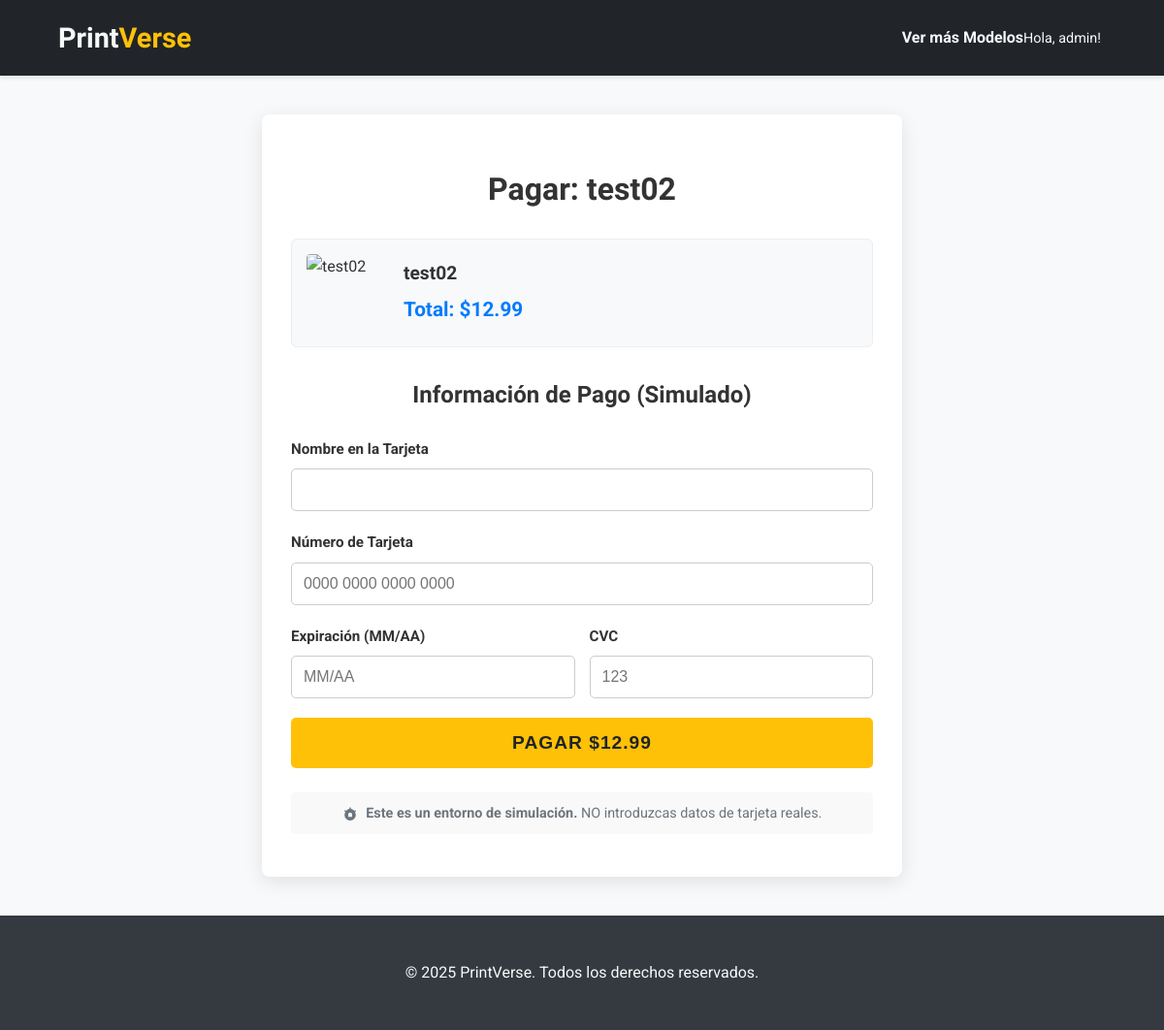
/payment.php?modelo_id=10 (signed in), run on the app's committed database.
### tables this page shows
CREATE TABLE `modelos` (
  `id` int(11) NOT NULL,
  `nombre_modelo` varchar(255) NOT NULL,
  `descripcion` text DEFAULT NULL,
  `precio` float DEFAULT NULL,
  `url_compra_externa` varchar(2083) DEFAULT NULL COMMENT 'URL para comprar el modelo en un sitio externo',
  `imagen_url` varchar(255) DEFAULT NULL,
  `archivo_stl` varchar(255) DEFAULT NULL
);

### payment.php (the view, shortened to what this page needs)
<?php
require 'db_config.php';
$modelo_id_get = $_GET['modelo_id'] ?? null;
$error_message = '';
$success_message = '';
$nombre_tarjeta_val = $_POST['nombre_tarjeta'] ?? '';
$numero_tarjeta_val = $_POST['numero_tarjeta'] ?? '';
$fecha_exp_val = $_POST['fecha_exp'] ?? '';
$cvc_val = $_POST['cvc'] ?? '';
if (isset($_GET['modelo_id']) && filter_var($_GET['modelo_id'], FILTER_VALIDATE_INT)) {
    $modelo_id = (int)$_GET['modelo_id'];
    try {
        $stmt = $pdo->prepare("SELECT id, nombre_modelo, precio, imagen_url FROM modelos WHERE id = :id");
        $stmt->execute([':id' => $modelo_id]);
        $modelo_data_checkout = $stmt->fetch(PDO::FETCH_ASSOC);
    } catch (PDOException $e) {
        $error_message = "Error al cargar los detalles del modelo: " . $e->getMessage();
        $modelo_id = null;
    }
} else {
    $error_message = "ID de modelo no válido o no proporcionado.";
    $modelo_id = null;
}
$page_title = ($modelo_id && $modelo_data_checkout && empty($success_message)) ? "Pagar: " . htmlspecialchars($modelo_data_checkout['nombre_modelo']) : "Proceso de Pago";
?>
<!DOCTYPE html>
<html lang="es">
<head>
    <link rel="stylesheet" href="style.css">
</head>
<body>
    <header>
        <div class="container">
            <div class="logo"><h1><a href="index.php" style="text-decoration:none; color:var(--header-text);">Print<span class="highlight">Verse</span></a></h1></div>
            <nav>
                <ul>
                    <li><a href="index.php#models">Ver más Modelos</a></li>
                    <?php if (isset($_SESSION['user_alias'])): ?>
                         <li class="nav-user-greeting" style="margin-left:auto;"><span >Hola, <?php echo htmlspecialchars($_SESSION['user_alias']); ?>!</span></li>
                    <?php endif; ?>
                </ul>
            </nav>
        </div>
    </header>
    <main>
        <div class="payment-container">
             <h1><?php echo htmlspecialchars($page_title); ?></h1>
            <?php if ($modelo_id && $modelo_data_checkout && empty($success_message)): ?>
                <div class="model-summary">
                    <img src="<?php echo htmlspecialchars($modelo_data_checkout['imagen_url'] ?? 'img/placeholder.png'); ?>" alt="<?php echo htmlspecialchars($modelo_data_checkout['nombre_modelo']); ?>">
                    <div class="model-summary-info">
                        <h3><?php echo htmlspecialchars($modelo_data_checkout['nombre_modelo']); ?></h3>
                        <p>Total: $<?php echo number_format((float)$modelo_data_checkout['precio'], 2); ?></p>
                    </div>
                </div>
                <form action="payment.php?modelo_id=<?php echo $modelo_id; ?>" method="POST" class="payment-form">
                    <h2>Información de Pago (Simulado)</h2>
                    <div class="form-group">
                        <label for="nombre_tarjeta">Nombre en la Tarjeta</label>
                        <input type="text" id="nombre_tarjeta" name="nombre_tarjeta" required value="<?php echo htmlspecialchars($nombre_tarjeta_val); ?>">
                    </div>
                    <div class="form-group">
                        <label for="numero_tarjeta">Número de Tarjeta</label>
                        <input type="tel" id="numero_tarjeta" name="numero_tarjeta" placeholder="0000 0000 0000 0000" required pattern="^\d{4}\s?\d{4}\s?\d{4}\s?\d{4}$" inputmode="numeric" maxlength="19" title="Debe ser un número de 16 dígitos, opcionalmente con espacios cada 4." value="<?php echo htmlspecialchars($numero_tarjeta_val); ?>">
                    </div>
                    <div class="form-row">
                        <div class="form-group">
                            <label for="fecha_exp">Expiración (MM/AA)</label>
                            <input type="tel" id="fecha_exp" name="fecha_exp" placeholder="MM/AA" required pattern="^(0[1-9]|1[0-2])\s*\/\s*\d{2}$" maxlength="7" title="Formato MM/AA" value="<?php echo htmlspecialchars($fecha_exp_val); ?>">
                        </div>
                        <div class="form-group">
                            <label for="cvc">CVC</label>
                            <input type="tel" id="cvc" name="cvc" placeholder="123" required pattern="\d{3,4}" inputmode="numeric" maxlength="4" title="3 o 4 dígitos" value="<?php echo htmlspecialchars($cvc_val); ?>">
                        </div>
                    </div>
                    <div class="form-group">
                        <button type="submit" class="btn-pay">Pagar $<?php echo number_format((float)$modelo_data_checkout['precio'], 2); ?></button>
                    </div>
                     <p class="payment-secure-info">
                        <strong>Este es un entorno de simulación.</strong> NO introduzcas datos de tarjeta reales.
                    </p>
                </form>
            <?php elseif(empty($error_message) && empty($success_message) && !$modelo_id_get && !$modelo_id): ?>
                <div class="message error">No se pudo determinar el modelo a comprar. <a href="index.php" class="btn">Volver al inicio</a>.</div>
            <?php endif; ?>
        </div>
    </main>
    <footer>
        <div class="container"><p>© <?php echo date("Y"); ?> PrintVerse. Todos los derechos reservados.</p></div>
    </footer>
</body>
</html>

### style.css (style rules this page uses)
:root { --primary-color: #007bff; --secondary-color: #6c757d; --accent-color: #ffc107; --bg-color: #f8f9fa; --card-bg-color: #ffffff; --text-color: #333; --header-bg: #212529; --header-text: #f8f9fa; --footer-bg: #343a40; --footer-text: #f8f9fa; }
body { margin: 0; font-family: 'Roboto', sans-serif; background-color: var(--bg-color); color: var(--text-color); line-height: 1.6; }
.container { width: 90%; max-width: 1200px; margin: 0 auto; padding: 0 15px; }
h1, h2, h3 { font-family: 'Orbitron', sans-serif; }
a { text-decoration: none; color: var(--primary-color); }
img { max-width: 100%; height: auto; display: block; }
.highlight { color: var(--accent-color); }
header { background-color: var(--header-bg); color: var(--header-text); padding: 1em 0; position: sticky; top: 0; z-index: 1000; box-shadow: 0 2px 5px rgba(0,0,0,0.1); }
header .container { display: flex; justify-content: space-between; align-items: center; }
header .logo h1 { margin: 0; font-size: 1.8em; color: var(--header-text); }
header nav ul { list-style: none; padding: 0; margin: 0; display: flex; align-items: center; }
header nav ul li { margin-left: 15px; }
header nav ul li:first-child { margin-left: 0; }
header nav ul li a { color: var(--header-text); font-weight: bold; transition: color 0.3s ease; padding: 6px 0; display: inline-block; }
header nav ul li.nav-user-greeting span { color: var(--header-text); font-size: 0.9em; margin-right: 5px; }
footer { background-color: var(--footer-bg); color: var(--footer-text); text-align: center; padding: 30px 0; margin-top: 40px; }

### payment.php (style rules this page uses)
.payment-container { max-width: 600px; margin: 40px auto; padding: 30px; background-color: var(--card-bg-color, #fff); border-radius: 8px; box-shadow: 0 5px 20px rgba(0,0,0,0.1); }
.payment-container h1, .payment-container h2 { text-align: center; margin-bottom: 25px; }
.model-summary { display: flex; align-items: center; gap: 20px; padding: 15px; background-color: var(--bg-color); border-radius: 6px; margin-bottom: 30px; border: 1px solid #eee; }
.model-summary img { width: 80px; height: 80px; object-fit: cover; border-radius: 4px; }
.model-summary-info h3 { margin: 0 0 5px 0; font-size: 1.2em; }
.model-summary-info p { margin: 0; font-size: 1.3em; font-weight: bold; color: var(--primary-color); }
.payment-form .form-group { margin-bottom: 20px; }
.payment-form label { display: block; margin-bottom: 8px; font-weight: bold; font-size: 0.95em; }
.payment-form input[type="text"], .payment-form input[type="tel"] { width: 100%; padding: 12px; border: 1px solid #ccc; border-radius: 5px; box-sizing: border-box; font-size: 1em; }
.form-row { display: flex; gap: 15px; }
.form-row .form-group { flex: 1; }
.btn-pay { display: block; width: 100%; padding: 15px; font-size: 1.2em; text-transform: uppercase; letter-spacing: 1px; background-color: var(--accent-color); color: var(--header-bg); border: none; border-radius: 5px; cursor: pointer; transition: background-color 0.3s ease; font-weight:bold; }
.payment-secure-info { text-align: center; font-size: 0.9em; color: var(--secondary-color); margin-top: 25px; padding: 10px; background-color: #f9f9f9; border-radius:4px; }
.payment-secure-info svg { vertical-align: middle; width: 16px; height: 16px; margin-right: 5px; fill: currentColor; }

### data on the page
modelos: nombre_modelo "Pagar: test02", nombre_modelo "test02", precio "12.99"

### other printed values
$_SESSION['user_alias'] "admin"
